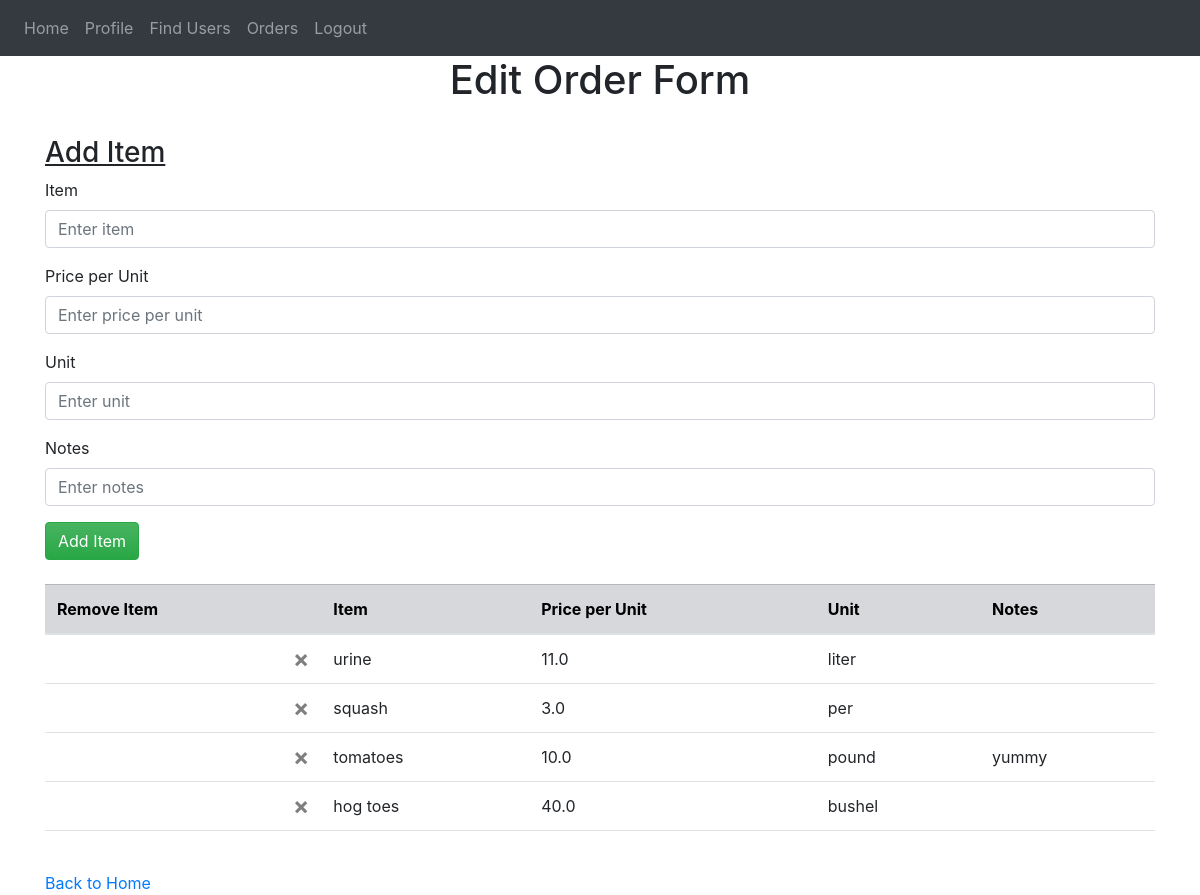
The app's page /edit_order_form/ (signed in) with its own data.
### website/models.py (models this page shows)
class Item(db.Model):
    id = db.Column(db.Integer, primary_key=True)
    name = db.Column(db.String(100))
    price = db.Column(db.Float)
    unit = db.Column(db.String(100))
    notes = db.Column(db.String(1000))
    user_id = db.Column(db.Integer, db.ForeignKey('user.id'))

### website/views.py (the view, shortened to what this page needs)
@views.route('/edit_order_form/', methods=['GET', 'POST'])
@login_required
def edit_order_form():
    return render_template('edit_order_form.html', user=current_user)

### website/__init__.py (called while the page is built)
def create_app():
    app = Flask(__name__)
    app.config['SECRET_KEY'] = 'hgjladfks;ja;sd'
    app.config['SQLALCHEMY_DATABASE_URI'] = f'sqlite:///{DB_NAME}'
    app.config['SQLALCHEMY_TRACK_MODIFICATIONS'] = False
    app.config["TEMPLATES_AUTO_RELOAD"] = True
    db.init_app(app)
    migrate = Migrate(app, db, render_as_batch=True)
    from .views import views
    from .auth import auth
    app.register_blueprint(views, url_prefix='/')
    app.register_blueprint(auth, url_prefix='/')
    from .models import User, Post, Item, OpenOrder, ClosedOrder, Favorite
    with app.app_context():
        db.create_all()
        print('database created!')
    login_manager = LoginManager()
    login_manager.login_view = 'auth.login'
    login_manager.init_app(app)
    @login_manager.user_loader
    def load_user(id):
        return User.query.get(int(id))
    return app

### website/views.py (called while the page is built)
@views.before_request
def before_request():
    if current_user.is_authenticated:
        current_user.last_seen = datetime.utcnow()
        db.session.commit()

### website/templates/edit_order_form.html (shortened to what this page needs)
{% extends "base.html" %}
{% block content %}
<h1 align="center">Edit Order Form</h1>
<br />
<h3 align="left"><u>Add Item</u></h3>
<form method="POST">
    <div class="form-group">
        <label for="name">Item</label>
        <input type="text" class="form-control" autofocus="on" id="name" name="name" placeholder="Enter item">
    </div>
    <div class="form-group">
        <label for="price">Price per Unit</label>
        <input type="number" step='0.01' class="form-control" id="price" name="price" placeholder="Enter price per unit">
    </div>
    <div class="form-group">
        <label for="unit">Unit</label>
        <input type="text" class="form-control" id="unit" name="unit" placeholder="Enter unit">
    </div>
    <div class="form-group">
        <label for="notes">Notes</label>
        <input type="text" class="form-control" id="notes" name="notes" placeholder="Enter notes">
    </div>
    <button type="submit" class="btn btn-success bg-gradient">Add Item</button>
</form>
<br />
<table class="table">
    <thead>
        <tr class="table-secondary">
            <th scope="col">Remove Item</th>
            <th scope="col">Item</th>
            <th scope="col">Price per Unit</th>
            <th scope="col">Unit</th>
            <th scope="col">Notes</th>
        </tr>
    </thead>
    <tbody class="table-group-divider">
        {% for item in user.items %}
        <tr>
            <td>
                <button type="reset" class="close" onClick="deleteItem({{ item.id }})">
                    <span aria-hidden="true">&times;</span>
                </button>
            </td>
            <td>{{ item.name }}</td>
            <td>{{ item.price }}</td>
            <td>{{ item.unit }}</td>
            <td>{{ item.notes }}</td>
        </tr>
        {% endfor %}
    </tbody>
</table>
<br />
    {% if user.B_name == current_user.B_name %}
        <a href="{{ url_for('views.home') }}">Back to Home</a>
    {% endif %}
{% endblock %}

### records on screen
Item: name "urine", price "11.0", unit "liter"
Item: name "squash", price "3.0", unit "per"
Item: name "tomatoes", price "10.0", unit "pound", notes "yummy"
Item: name "hog toes", price "40.0", unit "bushel"
